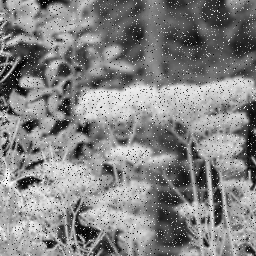
#> input picture img2.jpg, 256 x 256 px
$ python hw2.py
#> lines starting #> are read from the running program, lines starting #| are printed output that depends on the picture
import numpy as np
import cv2

img = cv2.imread('img2.jpg')
#> img is the input picture: shape (256, 256, 3); min 0, max 255, mean 131.6
median = cv2.medianBlur(img, 5)
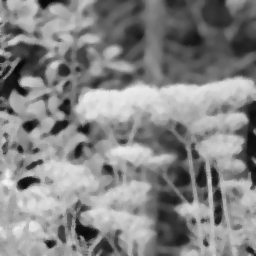
#> median: shape (256, 256, 3); min 6, max 242, mean 132.4
compare = np.concatenate((img, median), axis=1)
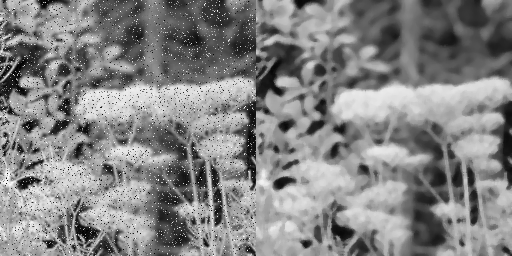
#> compare: shape (256, 512, 3); min 0, max 255, mean 132

cv2.imshow('image',compare)
cv2.waitKey(0)
cv2.destroyAllWindows()
